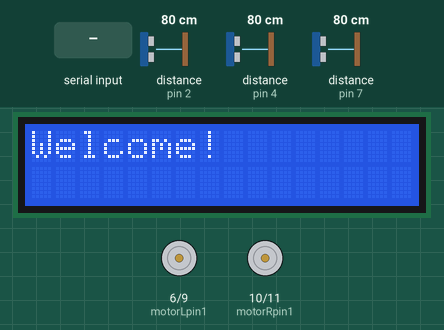
The sketch below on a simulated Arduino Uno, built with avr-gcc and run on an emulated ATmega328P. On the bench: 16×2 character LCD, motor-driver pin pairs drawn as motors (green arrow = first pin HIGH = forward, orange = second pin HIGH = backward, longer = more drive). Inputs (shaded band) come from the test bench; at power-on: distance to the obstacle (sensors on pin 4, pin 2, pin 7) 80 cm. The echo pulse lasts 58.3 µs per cm.

Above: at 2.2 s.
2.3 s: "A" received over Serial
At 3.6 s:
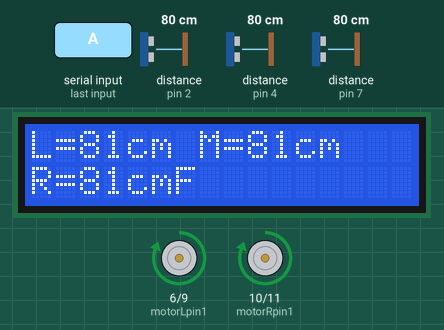
4.0 s: distance to the obstacle (sensor on pin 4) set to 23 cm
At 5.3 s:
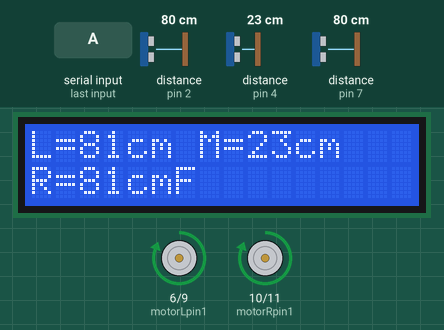
5.6 s: distance to the obstacle (sensor on pin 4) set to 18 cm
At 6.6 s:
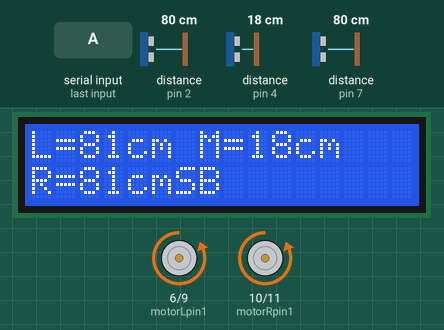
8.6 s: distance to the obstacle (sensor on pin 2) set to 120 cm
At 11.3 s:
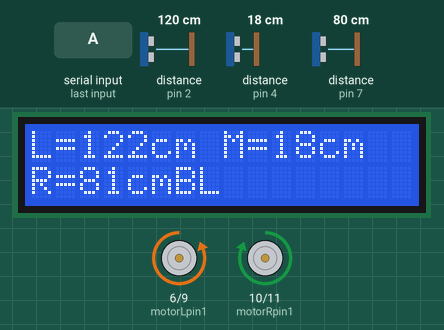
11.6 s: distance to the obstacle (sensor on pin 7) set to 250 cm
At 14.3 s:
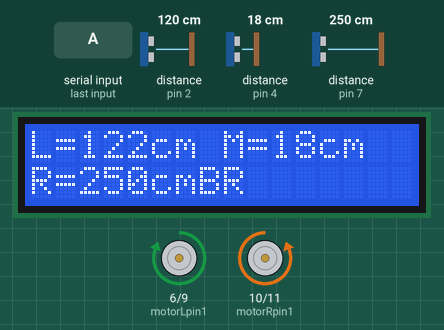
14.6 s: distance to the obstacle (sensor on pin 4) set to 120 cm
At 16.8 s:
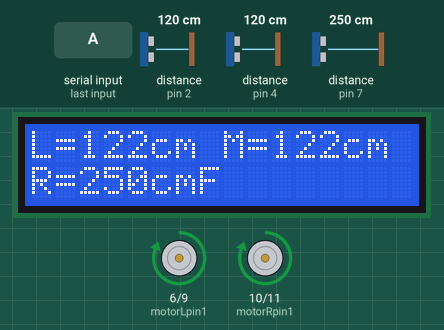
Timing chart, 0 to 18.3 s (numbered marks = the images above; inputs shaded):
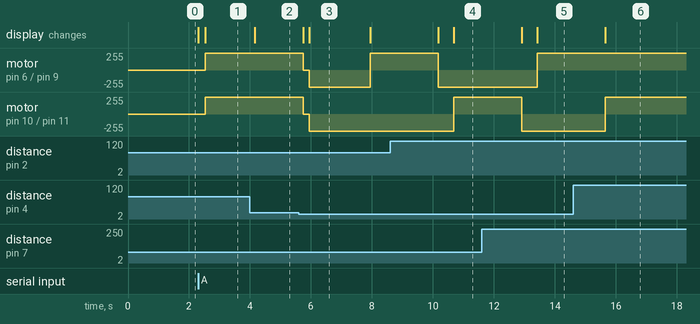

The sketch:

code.ino
```cpp
#include <NewPing.h>  //import libraries
#include <LiquidCrystal.h>

const int echo_L = 2;  //initialize pin numbers
const int trig_L = 3;
const int echo_M = 4;
const int trig_M = 5;
const int echo_R = 7;
const int trig_R = 8;

int motorLpin1 = 6;
int motorLpin2 = 9;
int motorRpin1 = 10;
int motorRpin2 = 11;
// const int button = 12;
// const int pump = 13;
int motor_speed = 255;   //speed of the motor can be set between 125 (minimum) and 255 (maximum)
int max_distance = 200;  //max distance of ultrasonic sensors is set to 200cm
int distance_L = 0;
int distance_M = 0;
int distance_R = 0;
char incomingByte;

NewPing sonar_L(trig_L, echo_L, max_distance);  //initialize all the 3 sensors
NewPing sonar_M(trig_M, echo_M, max_distance);
NewPing sonar_R(trig_R, echo_R, max_distance);
LiquidCrystal lcd(A0, A1, A2, A3, A4, A5);  //initialize LCD

void setup() {
  //intitialize pins as output or input
  pinMode(motorLpin1, OUTPUT);
  pinMode(motorLpin2, OUTPUT);
  pinMode(motorRpin1, OUTPUT);
  pinMode(motorRpin2, OUTPUT);
  // pinMode(button, INPUT);
  // pinMode(pump, OUTPUT);
  stop();
  // digitalWrite(pump, LOW);
  lcd.begin(16, 2);
  lcd.print("Welcome!");
  Serial.begin(9600);  //begin serial communication via bluetooth at 9600 baud rate
  delay(1000);
}


void loop() {

  if (Serial.available() > 0) {
    incomingByte = Serial.read();
    if (incomingByte == 'M') {
      lcd.clear();  //manual mode
      lcd.print("Manual Mode");
      while (true) {
        manualMode();
        if (incomingByte == 'A') {
          stop();
          break;
        }
      }
      delay(100);
    } else if (incomingByte == 'A') {
      lcd.clear();
      lcd.print("Automatic Mode");
      while (true) {
        automaticMode();
        if (incomingByte == 'S') {
          stop();
          break;
        }
      }
      delay(100);
    }
  }
}

void manualMode() {
  stop();
  if (Serial.available() > 0)  //check if any data is available
  {
    incomingByte = Serial.read();  //read incoming data
    switch (incomingByte)          //based on received character execute respective commands
    {
      case 'F':
        forward();
        lcd.clear();
        lcd.print("Forward");
        incomingByte = '*';
        break;

      case 'B':
        backward();
        lcd.clear();
        lcd.print("Backward");
        incomingByte = '*';
        break;

      case 'L':
        left();
        lcd.clear();
        lcd.print("Left");
        incomingByte = '*';
        break;

      case 'R':
        right();
        lcd.clear();
        lcd.print("Right");
        incomingByte = '*';
        break;

      case 'S':
        stop();
        lcd.clear();
        lcd.print("Stop");
        incomingByte = '*';
        break;

        delay(5000);
    }
  }
}

void automaticMode() {
  distance_L = readSensor_L();  //read distance from all the 3 sensors
  distance_M = readSensor_M();
  distance_R = readSensor_R();
  lcd.clear();  //print distance on LCD
  lcd.print("L=");
  lcd.print(distance_L);
  lcd.print("cm ");
  lcd.print("M=");
  lcd.print(distance_M);
  lcd.print("cm");
  lcd.setCursor(0, 1);
  lcd.print("R=");
  lcd.print(distance_R);
  lcd.print("cm");

  incomingByte = Serial.read();
  if (incomingByte == 'S') {
    stop();
  }

  if (distance_M <= 20)  //if middle sensor distance is less than 20cm
  {
    if (distance_R == distance_L) {
      stop();
      delay(200);
      backward();
      delay(2000);
      right();
      delay(2000);
    }

    if (distance_R > distance_L)  //check if there is place at right or left
    {
      if ((distance_R <= 20) && (distance_L <= 20))  //if there is no place on both sides
      {
        stop();
        delay(200);
        backward();  //move back
        delay(2000);
      } else {
        backward();  //move back then turn right
        delay(500);
        right();
        delay(2000);
      }
    } else if (distance_R < distance_L) {
      if ((distance_R <= 20) && (distance_L <= 20)) {
        stop();  //move back
        delay(200);
        backward();
        delay(2000);
      } else {
        backward();  //move back then turn left
        delay(500);
        left();
        delay(2000);
      }
    }
  }

  else if (distance_R <= 15)  //if right sensor distance is less than 20cm
  {
    left();  //turn left
    delay(500);
  } else if (distance_L <= 15)  //if left sensor distance is less than 20cm
  {
    right();  //turn right
    delay(500);
  } else {
    forward();  //in all other cases keep on moving forward
  }
}

int readSensor_L()  //read distance in centimeters from left sensor
{
  delay(70);
  int cm_L = sonar_L.ping_cm();
  if (cm_L == 0) {
    cm_L = 250;
  }
  return cm_L;
}

int readSensor_M()  //read distance in centimeters from left sensor
{
  delay(70);
  int cm_M = sonar_M.ping_cm();
  if (cm_M == 0) {
    cm_M = 250;
  }
  return cm_M;
}

int readSensor_R()  //read distance in centimeters from left sensor
{
  delay(70);
  int cm_R = sonar_R.ping_cm();
  if (cm_R == 0) {
    cm_R = 250;
  }
  return cm_R;
}

void forward() {
  lcd.print("F");
  digitalWrite(motorLpin1, HIGH);
  digitalWrite(motorLpin2, LOW);
  digitalWrite(motorRpin1, HIGH);
  digitalWrite(motorRpin2, LOW);
}

void backward() {
  lcd.print("B");

  digitalWrite(motorLpin1, LOW);
  digitalWrite(motorLpin2, HIGH);
  digitalWrite(motorRpin1, LOW);
  digitalWrite(motorRpin2, HIGH);
}

void left() {
  lcd.print("L");

  digitalWrite(motorLpin1, LOW);
  digitalWrite(motorLpin2, HIGH);
  digitalWrite(motorRpin1, HIGH);
  digitalWrite(motorRpin2, LOW);
}

void right() {
  lcd.print("R");

  digitalWrite(motorLpin1, HIGH);
  digitalWrite(motorLpin2, LOW);
  digitalWrite(motorRpin1, LOW);
  digitalWrite(motorRpin2, HIGH);
}

void stop() {
  lcd.print("S");

  digitalWrite(motorLpin1, LOW);
  digitalWrite(motorLpin2, LOW);
  digitalWrite(motorRpin1, LOW);
  digitalWrite(motorRpin2, LOW);
}
```

Measured:
- the behaviour switches between 21 and 20 cm on distance to the obstacle (sensor on pin 4) (found by bisection; images 2 and 3)
- after the input at 2.3 s, motor on pin 6 (motorLpin1) / pin 9 (motorLpin2), motor on pin 10 (motorRpin1) / pin 11 (motorRpin2): stopped → forward 255/255 after 0.24 s; the display: first changes at once (image 1 shows a later state)
- after the input at 4.0 s, the display: changes after 0.15 s (image 2)
- after the input at 5.6 s, motor on pin 6 (motorLpin1) / pin 9 (motorLpin2): forward 255/255 → stopped after 0.15 s, → backward 255/255 0.20 s later, → forward 255/255 2.0 s later; motor on pin 10 (motorRpin1) / pin 11 (motorRpin2): forward 255/255 → stopped after 0.15 s, → backward 255/255 0.20 s later
- after the input at 8.6 s, the display: first changes after 1.6 s (image 4 shows a later state)
- after the input at 11.6 s, motor on pin 6 (motorLpin1) / pin 9 (motorLpin2): backward 255/255 → forward 255/255 after 1.8 s; motor on pin 10 (motorRpin1) / pin 11 (motorRpin2): goes on until 12.9 s, then stays backward 255/255; the display: first changes after 1.3 s (image 5 shows a later state)
- after the input at 14.6 s, motor on pin 6 (motorLpin1) / pin 9 (motorLpin2): stays forward 255/255 (without the input it goes to backward 255/255 after 1.1 s); motor on pin 10 (motorRpin1) / pin 11 (motorRpin2): backward 255/255 → forward 255/255 after 1.1 s; the display: changes after 1.1 s (image 6)
